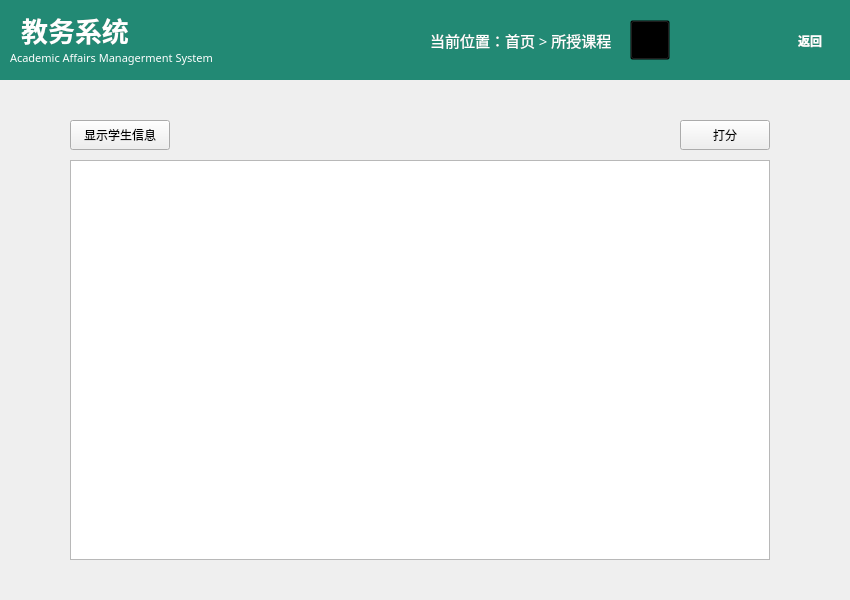
<?xml version="1.0" encoding="UTF-8"?>
<ui version="4.0">
 <class>teacherspage</class>
 <widget class="QWidget" name="teacherspage">
  <property name="geometry">
   <rect>
    <x>0</x>
    <y>0</y>
    <width>850</width>
    <height>600</height>
   </rect>
  </property>
  <property name="minimumSize">
   <size>
    <width>850</width>
    <height>600</height>
   </size>
  </property>
  <property name="maximumSize">
   <size>
    <width>850</width>
    <height>600</height>
   </size>
  </property>
  <property name="windowTitle">
   <string>Form</string>
  </property>
  <widget class="QTableView" name="tableView">
   <property name="geometry">
    <rect>
     <x>70</x>
     <y>160</y>
     <width>700</width>
     <height>400</height>
    </rect>
   </property>
   <property name="maximumSize">
    <size>
     <width>700</width>
     <height>400</height>
    </size>
   </property>
  </widget>
  <widget class="QPushButton" name="show_stu_info">
   <property name="geometry">
    <rect>
     <x>70</x>
     <y>120</y>
     <width>100</width>
     <height>30</height>
    </rect>
   </property>
   <property name="text">
    <string>显示学生信息</string>
   </property>
  </widget>
  <widget class="QWidget" name="widget" native="true">
   <property name="geometry">
    <rect>
     <x>0</x>
     <y>0</y>
     <width>851</width>
     <height>80</height>
    </rect>
   </property>
   <property name="styleSheet">
    <string notr="true">background-color:#228974;</string>
   </property>
   <widget class="QLabel" name="title">
    <property name="geometry">
     <rect>
      <x>0</x>
      <y>0</y>
      <width>150</width>
      <height>60</height>
     </rect>
    </property>
    <property name="minimumSize">
     <size>
      <width>150</width>
      <height>60</height>
     </size>
    </property>
    <property name="maximumSize">
     <size>
      <width>100</width>
      <height>40</height>
     </size>
    </property>
    <property name="font">
     <font>
      <family>华文中宋</family>
      <pointsize>20</pointsize>
      <bold>true</bold>
      <kerning>true</kerning>
     </font>
    </property>
    <property name="styleSheet">
     <string notr="true">color:white;
</string>
    </property>
    <property name="text">
     <string>教务系统</string>
    </property>
    <property name="alignment">
     <set>Qt::AlignCenter</set>
    </property>
   </widget>
   <widget class="QLabel" name="label_3">
    <property name="geometry">
     <rect>
      <x>10</x>
      <y>50</y>
      <width>231</width>
      <height>16</height>
     </rect>
    </property>
    <property name="font">
     <font>
      <family>Microsoft Tai Le</family>
      <pointsize>8</pointsize>
      <italic>false</italic>
      <bold>false</bold>
     </font>
    </property>
    <property name="styleSheet">
     <string notr="true">color:white;</string>
    </property>
    <property name="text">
     <string>Academic Affairs Managerment System</string>
    </property>
   </widget>
   <widget class="QWidget" name="horizontalLayoutWidget">
    <property name="geometry">
     <rect>
      <x>630</x>
      <y>10</y>
      <width>201</width>
      <height>61</height>
     </rect>
    </property>
    <layout class="QHBoxLayout" name="horizontalLayout">
     <property name="spacing">
      <number>3</number>
     </property>
     <item>
      <widget class="QToolButton" name="toolButton">
       <property name="enabled">
        <bool>false</bool>
       </property>
       <property name="minimumSize">
        <size>
         <width>40</width>
         <height>40</height>
        </size>
       </property>
       <property name="maximumSize">
        <size>
         <width>40</width>
         <height>40</height>
        </size>
       </property>
       <property name="styleSheet">
        <string notr="true">background-color:transparent;</string>
       </property>
       <property name="text">
        <string/>
       </property>
       <property name="icon">
        <iconset resource="img.qrc">
         <normaloff>:/new/prefix1/resource/head-white.png</normaloff>:/new/prefix1/resource/head-white.png</iconset>
       </property>
       <property name="iconSize">
        <size>
         <width>40</width>
         <height>40</height>
        </size>
       </property>
      </widget>
     </item>
     <item>
      <widget class="QLabel" name="welcome">
       <property name="maximumSize">
        <size>
         <width>100</width>
         <height>40</height>
        </size>
       </property>
       <property name="font">
        <font>
         <family>华文中宋</family>
         <pointsize>12</pointsize>
         <bold>true</bold>
        </font>
       </property>
       <property name="styleSheet">
        <string notr="true">color:white;</string>
       </property>
       <property name="text">
        <string/>
       </property>
      </widget>
     </item>
     <item>
      <spacer name="horizontalSpacer">
       <property name="orientation">
        <enum>Qt::Horizontal</enum>
       </property>
       <property name="sizeType">
        <enum>QSizePolicy::Fixed</enum>
       </property>
       <property name="sizeHint" stdset="0">
        <size>
         <width>15</width>
         <height>20</height>
        </size>
       </property>
      </spacer>
     </item>
     <item>
      <widget class="QToolButton" name="loginOut">
       <property name="font">
        <font>
         <family>华文中宋</family>
         <pointsize>9</pointsize>
         <bold>true</bold>
        </font>
       </property>
       <property name="styleSheet">
        <string notr="true">color:white;</string>
       </property>
       <property name="text">
        <string>返回</string>
       </property>
       <property name="icon">
        <iconset resource="img.qrc">
         <normaloff>:/new/prefix1/resource/logout-white.png</normaloff>:/new/prefix1/resource/logout-white.png</iconset>
       </property>
       <property name="iconSize">
        <size>
         <width>30</width>
         <height>30</height>
        </size>
       </property>
       <property name="toolButtonStyle">
        <enum>Qt::ToolButtonTextUnderIcon</enum>
       </property>
       <property name="autoRaise">
        <bool>true</bool>
       </property>
      </widget>
     </item>
    </layout>
   </widget>
   <widget class="QLabel" name="title_2">
    <property name="geometry">
     <rect>
      <x>430</x>
      <y>20</y>
      <width>250</width>
      <height>40</height>
     </rect>
    </property>
    <property name="minimumSize">
     <size>
      <width>250</width>
      <height>40</height>
     </size>
    </property>
    <property name="maximumSize">
     <size>
      <width>250</width>
      <height>40</height>
     </size>
    </property>
    <property name="font">
     <font>
      <family>华文中宋</family>
      <pointsize>11</pointsize>
     </font>
    </property>
    <property name="styleSheet">
     <string notr="true">color: white
</string>
    </property>
    <property name="text">
     <string>当前位置：首页 &gt; 所授课程</string>
    </property>
    <property name="alignment">
     <set>Qt::AlignLeading|Qt::AlignLeft|Qt::AlignVCenter</set>
    </property>
   </widget>
   <zorder>title_2</zorder>
   <zorder>title</zorder>
   <zorder>label_3</zorder>
   <zorder>horizontalLayoutWidget</zorder>
  </widget>
  <widget class="QPushButton" name="mark">
   <property name="geometry">
    <rect>
     <x>680</x>
     <y>120</y>
     <width>90</width>
     <height>30</height>
    </rect>
   </property>
   <property name="text">
    <string>打分</string>
   </property>
  </widget>
 </widget>
 <resources>
  <include location="img.qrc"/>
 </resources>
 <connections/>
</ui>
